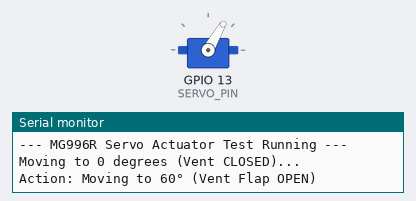
Bench run of a sketch on a simulated ESP32. On the bench: servo, the last lines printed to the serial monitor. Wiring (inferred from the names in the program): servo: signal GPIO 13. Servo pulses on a pin are drawn as a servo (544–2400 µs = 0–180°).

Above: at 3.05 s.
At 8.05 s:
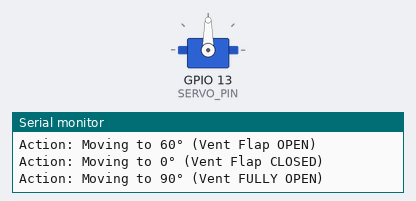
At 13.0 s:
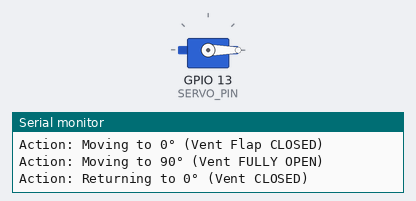
Timing chart, 0 to 16.0 s (numbered marks = the images above):
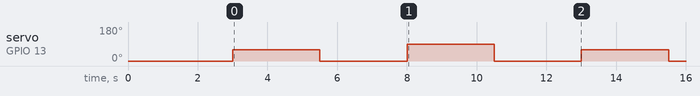

Measured:
- by itself, servo on GPIO 13 (SERVO_PIN): repeats every 10.0 s: 0° 2.5 s, 90° 2.5 s, 0° 2.5 s, 60° 2.5 s

The sketch:

Servo_motor.ino
```cpp
/*
 * MG996R Servo Motor Functional Test
 * Signal Wire (Orange) connected to ESP32 Pin GPIO 13
 */

const int SERVO_PIN = 13;

// Function to send standard PWM pulses to position the servo
void setServoAngle(int angle) {
  int pulseWidth = map(angle, 0, 180, 500, 2400);

  // Send 25 refresh pulses (~500ms duration) so the gear completes the turn
  for (int i = 0; i < 25; i++) {
    digitalWrite(SERVO_PIN, HIGH);
    delayMicroseconds(pulseWidth);
    digitalWrite(SERVO_PIN, LOW);
    delayMicroseconds(20000 - pulseWidth); // 20ms period (50Hz)
  }
}

void setup() {
  Serial.begin(115200);
  delay(1000);
  pinMode(SERVO_PIN, OUTPUT);

  Serial.println("\n--- MG996R Servo Actuator Test Running ---");
  Serial.println("Moving to 0 degrees (Vent CLOSED)...");
  setServoAngle(0);
  delay(1500);
}

void loop() {
  // Move to 60 degrees (Auto-Vent OPEN)
  Serial.println("Action: Moving to 60° (Vent Flap OPEN)");
  setServoAngle(60);
  delay(2000);

  // Move back to 0 degrees (Auto-Vent CLOSED)
  Serial.println("Action: Moving to 0° (Vent Flap CLOSED)");
  setServoAngle(0);
  delay(2000);

  // Move to 90 degrees (Vent FULLY OPEN)
  Serial.println("Action: Moving to 90° (Vent FULLY OPEN)");
  setServoAngle(90);
  delay(2000);

  // Return to 0 degrees
  Serial.println("Action: Returning to 0° (Vent CLOSED)");
  setServoAngle(0);
  delay(2000);
}
```
